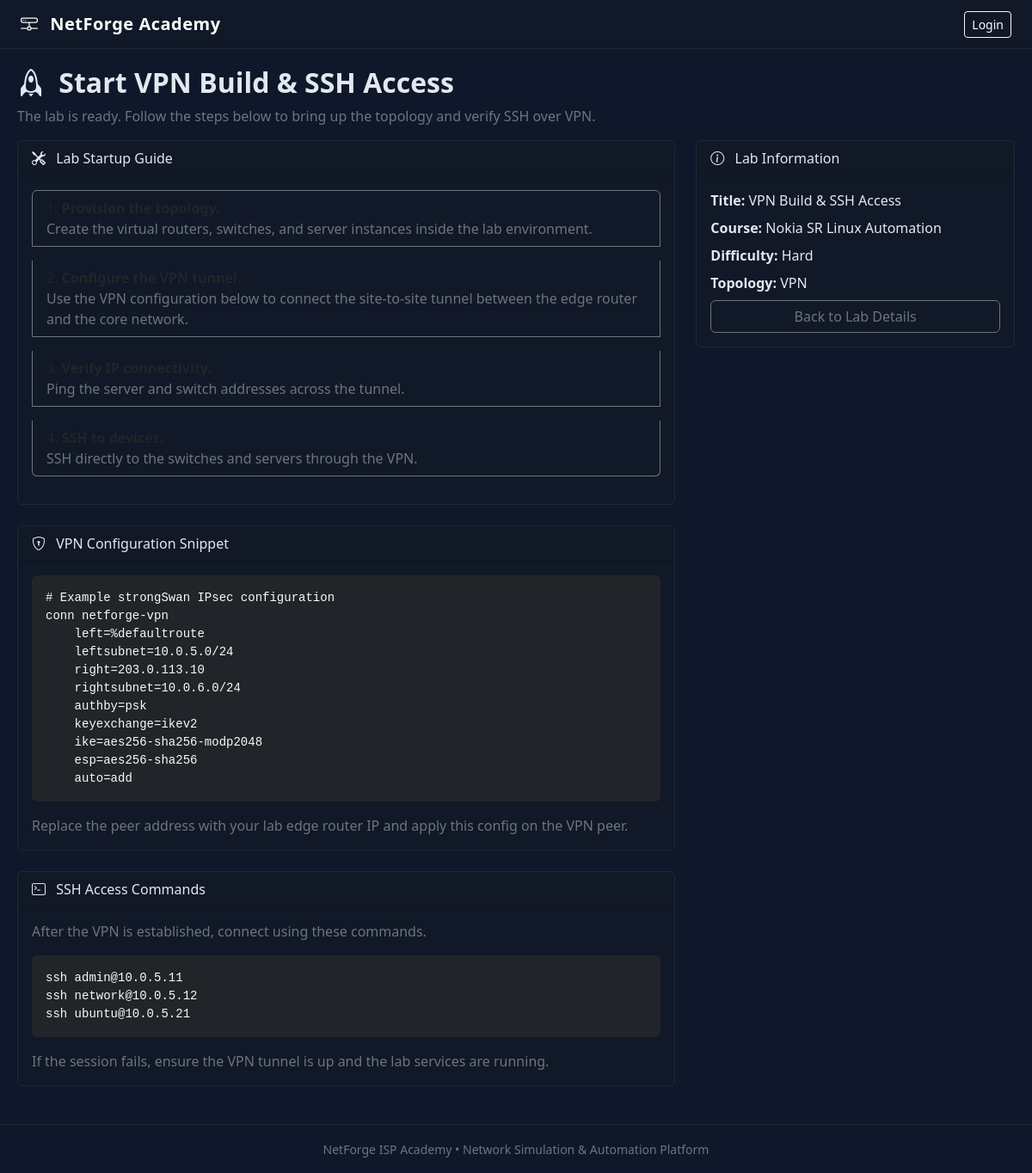
/labs/1/start/, run on the app's committed database.
### academy/models.py (models this page shows, shortened)
class Lab(models.Model):
    course = models.ForeignKey(Course, on_delete=models.CASCADE, related_name='labs')
    title = models.CharField(max_length=200)
    description = models.TextField()
    topology_type = models.CharField(max_length=100, default="nokia_single")
    difficulty = models.CharField(max_length=20, choices=[
        ('easy', 'Easy'), ('medium', 'Medium'), ('hard', 'Hard')
    ])
    estimated_time = models.IntegerField(default=30)  # minutes

class Course(models.Model):
    title = models.CharField(max_length=200)
    description = models.TextField()
    level = models.CharField(max_length=50, choices=[
        ('beginner', 'Beginner'),
        ('intermediate', 'Intermediate'),
        ('advanced', 'Advanced'),
        ('isp', 'ISP Level')
    ])
    duration_hours = models.IntegerField(default=10)
    price = models.IntegerField(default=0)  # in KSh
    is_active = models.BooleanField(default=True)
    created_at = models.DateTimeField(auto_now_add=True)

### labs/views.py (the view)
# urls.py: path('<int:lab_id>/start/', views.lab_start, name='start'),
def lab_start(request, lab_id):
    lab = get_object_or_404(Lab, id=lab_id)
    vpn_lab = lab.topology_type == 'vpn'
    return render(request, 'labs/start.html', {
        'lab': lab,
        'vpn_lab': vpn_lab,
        'openvpn_server_config': build_openvpn_server_config(lab) if vpn_lab else None,
        'openvpn_client_config': build_openvpn_client_config(lab) if vpn_lab else None,
    })

### labs/export.py (called while the page is built)
def build_openvpn_server_config(lab: Lab) -> str:
    topnet = '10.0.5.0 255.255.255.0' if lab.topology_type == 'vpn' else '10.0.10.0 255.255.255.0'
    return f"""port 1194
proto udp
dev tun
user nobody
group nogroup
persist-key
persist-tun
keepalive 10 120
cipher AES-256-CBC
auth SHA256
server 10.8.0.0 255.255.255.0
push \"route {topnet}\"
client-to-client
duplicate-cn
status /var/log/openvpn-status.log
log-append /var/log/openvpn.log
"""

def build_openvpn_client_config(lab: Lab, remote_host: str = 'vpn.example.com') -> str:
    return f"""client
dev tun
proto udp
remote {remote_host} 1194
resolv-retry infinite
nobind
persist-key
persist-tun
remote-cert-tls server
cipher AES-256-CBC
auth SHA256
verb 3
<ca>
# insert CA cert here
</ca>
<cert>
# insert client cert here
</cert>
<key>
# insert client key here
</key>
"""

### templates/labs/start.html (shortened to what this page needs)
{% extends 'base.html' %}
{% block header %}
<h2 class="fw-bold">
    <i class="bi bi-rocket me-2"></i> Start {{ lab.title }}
</h2>
<p class="text-secondary">
    The lab is ready. Follow the steps below to bring up the topology and verify SSH over VPN.
</p>
{% endblock %}
{% block content %}
<div class="row g-4">
    <div class="col-lg-8">
        <div class="card mb-4">
            <div class="card-header">
                <i class="bi bi-tools me-2"></i> Lab Startup Guide
            </div>
            <div class="card-body">
                <ol class="list-group list-group-numbered mb-0">
                    <li class="list-group-item bg-transparent border-secondary mb-3">
                        <strong>Provision the topology.</strong>
                        <p class="text-secondary mb-0">Create the virtual routers, switches, and server instances inside the lab environment.</p>
                    </li>
                    <li class="list-group-item bg-transparent border-secondary mb-3">
                        <strong>Configure the VPN tunnel.</strong>
                        <p class="text-secondary mb-0">Use the VPN configuration below to connect the site-to-site tunnel between the edge router and the core network.</p>
                    </li>
                    <li class="list-group-item bg-transparent border-secondary mb-3">
                        <strong>Verify IP connectivity.</strong>
                        <p class="text-secondary mb-0">Ping the server and switch addresses across the tunnel.</p>
                    </li>
                    <li class="list-group-item bg-transparent border-secondary mb-3">
                        <strong>SSH to devices.</strong>
                        <p class="text-secondary mb-0">SSH directly to the switches and servers through the VPN.</p>
                    </li>
                </ol>
            </div>
        </div>
        {% if vpn_lab %}
            <div class="card mb-4">
                <div class="card-header">
                    <i class="bi bi-shield-lock me-2"></i> VPN Configuration Snippet
                </div>
                <div class="card-body">
                    <pre class="p-3 bg-dark text-light rounded"># Example strongSwan IPsec configuration
conn netforge-vpn
    left=%defaultroute
    leftsubnet=10.0.5.0/24
    right=203.0.113.10
    rightsubnet=10.0.6.0/24
    authby=psk
    keyexchange=ikev2
    ike=aes256-sha256-modp2048
    esp=aes256-sha256
    auto=add
</pre>
                    <p class="text-secondary mb-0">Replace the peer address with your lab edge router IP and apply this config on the VPN peer.</p>
                </div>
            </div>
            <div class="card">
                <div class="card-header">
                    <i class="bi bi-terminal me-2"></i> SSH Access Commands
                </div>
                <div class="card-body">
                    <p class="text-secondary mb-3">After the VPN is established, connect using these commands.</p>
                    <pre class="p-3 bg-dark text-light rounded">ssh admin@10.0.5.11
ssh network@10.0.5.12
ssh ubuntu@10.0.5.21</pre>
                    <p class="text-secondary mb-0">If the session fails, ensure the VPN tunnel is up and the lab services are running.</p>
                </div>
            </div>
        {% else %}
            <div class="card">
                <div class="card-body">
                    <p class="text-secondary mb-0">This lab does not include a VPN topology. You can still use the lab details page to understand the environment and configuration steps.</p>
                </div>
            </div>
        {% endif %}
    </div>
    <div class="col-lg-4">
        <div class="card sticky-top" style="top: 20px;">
            <div class="card-header">
                <i class="bi bi-info-circle me-2"></i> Lab Information
            </div>
            <div class="card-body">
                <p class="mb-2"><strong>Title:</strong> {{ lab.title }}</p>
                <p class="mb-2"><strong>Course:</strong> {{ lab.course.title }}</p>
                <p class="mb-2"><strong>Difficulty:</strong> {{ lab.get_difficulty_display }}</p>
                <p class="mb-2"><strong>Topology:</strong> {{ lab.topology_type|upper }}</p>
                <a href="{% url 'labs:detail' lab.id %}" class="btn btn-outline-secondary w-100">
                    Back to Lab Details
                </a>
            </div>
        </div>
    </div>
</div>
{% endblock %}

### templates/base.html (style rules this page uses)
body { background-color: #0f172a; color: #e2e8f0; }
.card { background: #111827; border: 1px solid #1f2937; color: #e2e8f0; }

### data on the page
Lab: title "VPN Build & SSH Access", course "Nokia SR Linux Automation", difficulty "Hard", topology_type "VPN"
